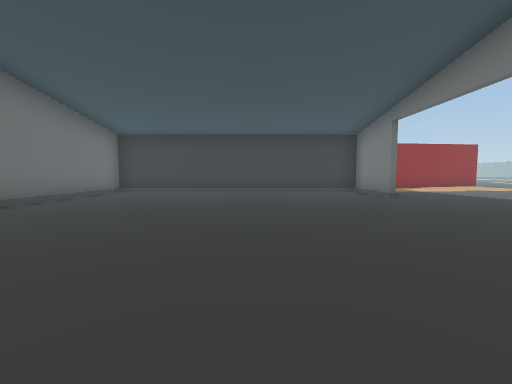
View 1 (above)

12 first-person views from a walk through a 3-D level made in the Unity game engine. The camera is 1.2 m above the floor, tilts 4° down and sees 90° across. The floor is counted in squares, 2 m on a side. Each view is taken from the middle of a square. On the plan, view 1 faces up. The plan holds only what a view shows up to about 9 squares ahead; the rest is blank. The place goes on beyond the plan. The player is left out.

View 2
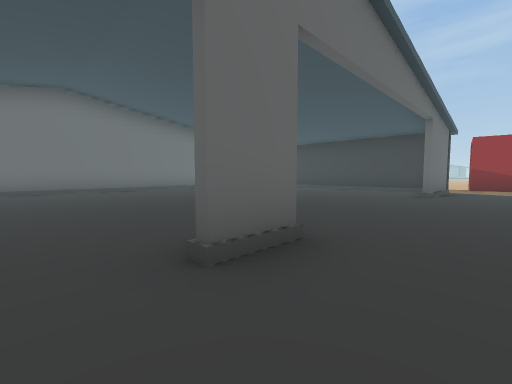

View 3
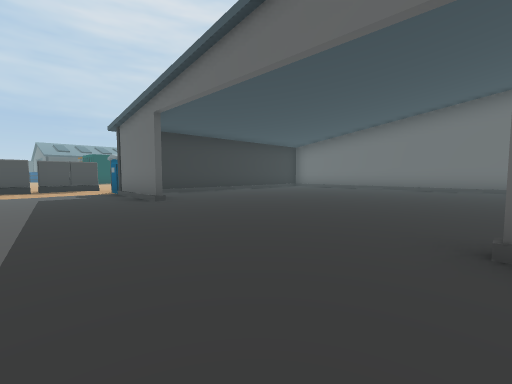

View 4
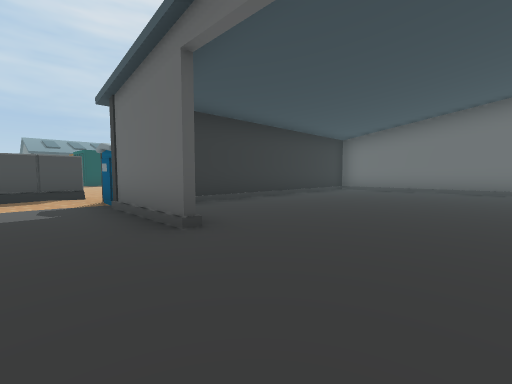

View 5
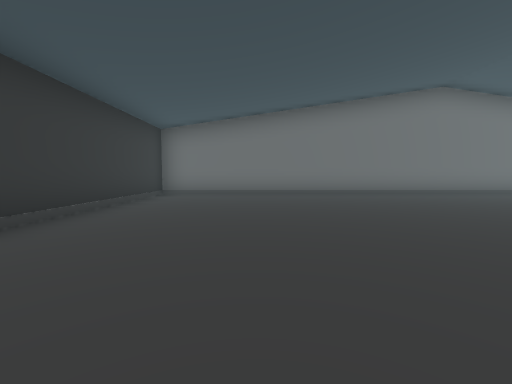

View 6
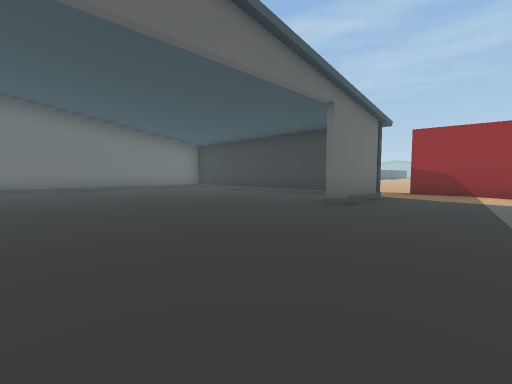

View 7
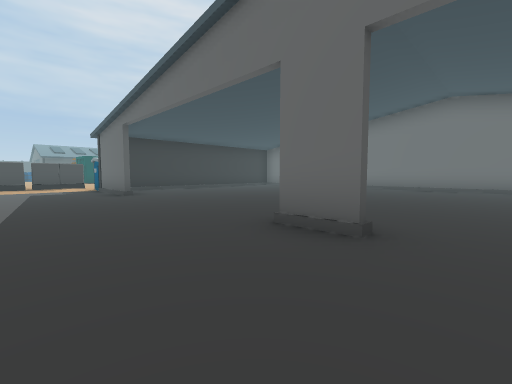

View 8
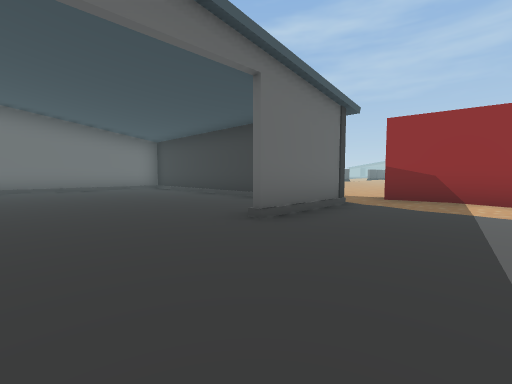

View 9
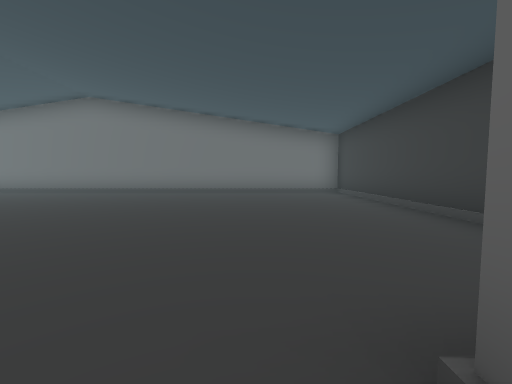

View 10
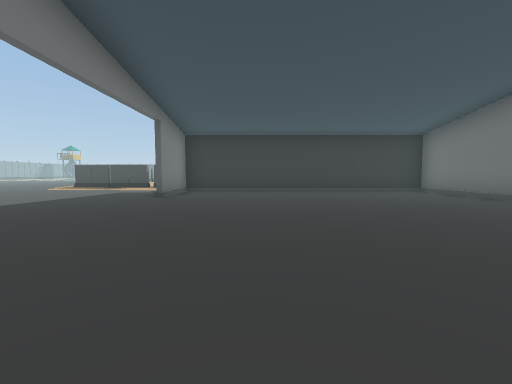

View 11
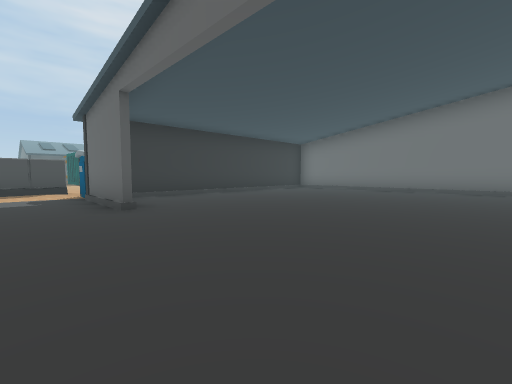

View 12
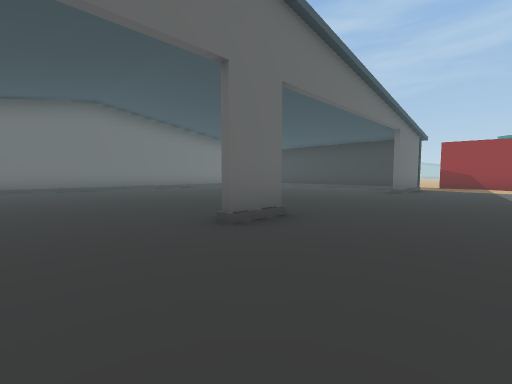

### Floor plan
Points are (right, up) in squares from view 1. A wall is a line through its corners. A room is listed if a view was taken in it or the views show most of it. See-through windows are left out.
Room 1 (views 1, 2, 3, 4, 5, 6, 7, 8, 9, 10, 11, 12)
walls: (3.6, 1.1) (3.6, -0.1); (3.6, -5.5) (3.6, -8); (3.4, 6.5) (3.4, 8.8) (-4.7, 8.8) (-4.7, -7.8) (2.6, -7.8); (3.4, -7.1) (3.4, -5.5); (3.6, 9) (3.6, 6.5)
ways out: opening at (4, -9.5)
objects: other object (3, -9) to (3, -8); other object (4, -10) to (5, -10); other object (4, 10) to (6, 10); other object (6, -10) to (6, -9)

Where each view was taken, in squares from view 1:
view 1: 0 up, 0 right, facing up
view 2: 1 down, 5 right, facing up-left
view 3: 0 up, 6 right, facing down-left
view 4: 3 down, 5 right, facing down-left
view 5: 5 down, 3 right, facing left
view 6: 2 up, 6 right, facing up-left
view 7: 2 up, 6 right, facing down-left
view 8: 4 up, 6 right, facing up-left
view 9: 6 up, 4 right, facing left
view 10: 1 up, 1 right, facing down
view 11: 1 down, 5 right, facing down-left
view 12: 2 down, 6 right, facing up-left
